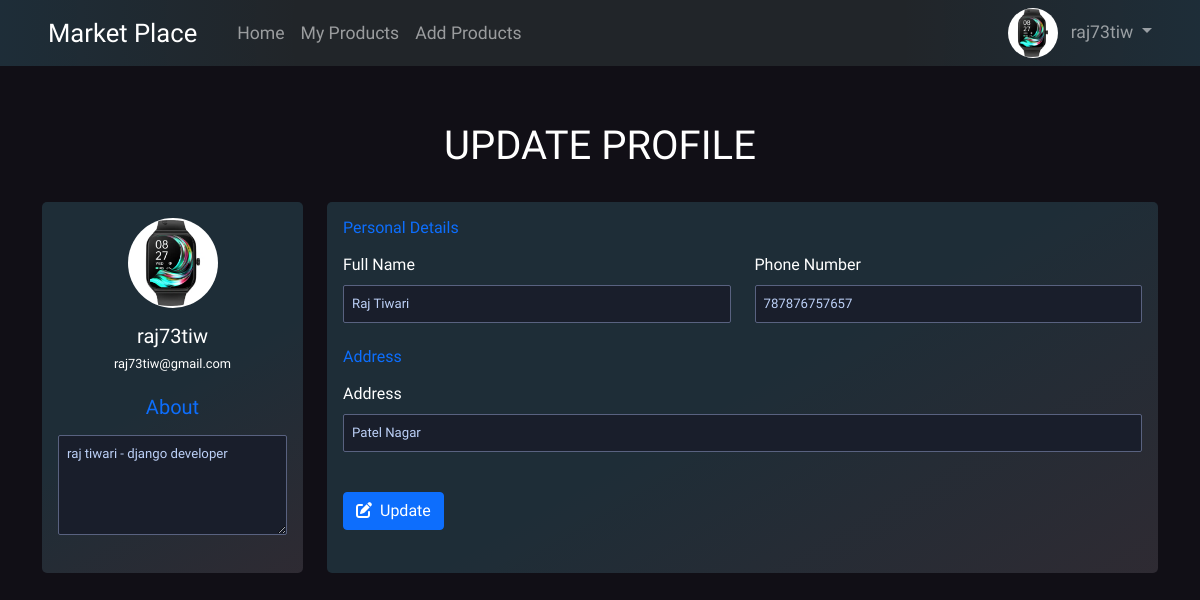
The app's page /user/update-profile/ (signed in) with its own data.
### user/models.py (models this page shows, shortened)
class UserProfile(models.Model):
    user=models.OneToOneField(User,on_delete=models.CASCADE)
    name=models.CharField(max_length=50,null=True)
    about=models.CharField(max_length=500,null=True)
    phone=models.IntegerField(null=True)
    address=models.CharField(max_length=100,null=True)
    profile_pic=models.ImageField(upload_to="user/profile-pic",default="user/profile-pic/defaultpic.png")

### user/views.py (the view)
# urls.py: path('update-profile/', views.update_profile, name='update-profile'),
@login_required
def update_profile(request):
    if request.user.userprofile and request.method == 'POST':
         form = forms.ProfileForm(request.POST, request.FILES, instance=request.user.userprofile)
         if form.is_valid():
            form.save()
            messages.success(request,'Profile Updated Successfully !')
            return redirect('user:profile')
         else:
            print(form.errors)
            messages.error(request,'Please Enter Correct Data !')
    else:
        form = forms.ProfileForm(instance=request.user.userprofile)
    context={'form':form }
    return render(request,'user/profile_form.html',context)

### user/forms.py
class ProfileForm(forms.ModelForm ):
    name = forms.CharField(widget=forms.TextInput(attrs={'placeholder': 'Enter Full Name'}))
    address = forms.CharField(widget=forms.TextInput(attrs={'placeholder': 'Enter Your Address'}))
    about = forms.CharField(widget=forms.Textarea(attrs={'placeholder': 'Enter Few Lines About Yourself'}))
    phone = forms.IntegerField(widget=forms.NumberInput)
    class Meta:
        model=models.UserProfile
        fields=['name','about','phone','address','profile_pic']

### user/templates/user/profile_form.html (shortened to what this page needs)
{% extends 'basicapp/base.html' %} {% load static %} {% block body %}
<link rel="stylesheet" type="text/css" href="{% static 'user/css/profile.css' %}" />
<div class="container py-4">
  <h1 class="h1 text-center" id="pageHeaderTitle">Update Profile</h1>
  <form method="post" enctype="multipart/form-data">
    <div class="row gutters">
      <div class="col-xl-3 col-lg-3 col-md-12 col-sm-12 col-12 mb-3">
        <div class="card h-100">
          <div class="card-body ">
            <div class="account-settings">
              <div class="user-profile">
                <div class="user-avatar">
                  <label style="cursor: pointer;">
                    <img src="{{user.userprofile.profile_pic.url}}" alt="profile pic" id="up-pic" />
                  </label>
                </div>
                <h5 class="user-name">{{user.username}}</h5>
                <h6 class="user-email">{{user.email}}</h6>
              </div>
              <div class="about">
                <h5 class="mb-2 text-primary">About</h5>
                <div class="form-group" style="padding: 0; margin:0">{{form.about}}</div>
              </div>
            </div>
          </div>
        </div>
      </div>
      <div class="col-xl-9 col-lg-9 col-md-12 col-sm-12 col-12 mb-3">
        <div class="card h-100">
          <div class="card-body">
            <div class="row gutters">
              <div class="col-xl-12 col-lg-12 col-md-12 col-sm-12 col-12">
                <h6 class="mb-3 text-primary">Personal Details</h6>
              </div>
              <div class="col-xl-6 col-lg-6 col-md-6 col-sm-6 col-12">
                <div class="form-group">
                  <label for="id_name">Full Name</label>
                  {{form.name}}
                </div>
              </div>
              <div class="col-xl-6 col-lg-6 col-md-6 col-sm-6 col-12">
                <div class="form-group">
                  <label for="id_phone">Phone Number</label>
                  {{form.phone}}
                </div>
              </div>
            </div>
            <div class="row gutters mt-4" >
              <div class="col-xl-12 col-lg-12 col-md-12 col-sm-12 col-12">
                <h6 class="mb-3 text-primary">Address</h6>
              </div>
              <div class="col-xl-12 col-lg-12 col-md-12 col-sm-12 col-12">
                <div class="form-group">
                  <label for="id_address">Address</label>
                  {{form.address}}
                </div>
              </div>
            </div>
            <div class="row gutters mt-4">
              <div class="col-xl-12 col-lg-12 col-md-12 col-sm-12 col-12">
                <div class="text-right">
                  <button type="submit" class="btn btn-primary mt-3" ><i class="fa-solid fa-pen-to-square me-2"></i>Update</button>
                </div>
              </div>
            </div>
          </div>
        </div>
      </div>
    </div>
  </form>
</div>
{% endblock %}

### basicapp/templates/basicapp/base.html (shortened to what this page needs)
{% load static %}
<!DOCTYPE html>
<html lang="en">
  <head>
    <link
      href="https://cdn.jsdelivr.net/npm/bootstrap@5.0.2/dist/css/bootstrap.min.css"
      rel="stylesheet"
 />
    <link rel="stylesheet" href="https://cdnjs.cloudflare.com/ajax/libs/font-awesome/6.5.1/css/all.min.css" />
    <link rel="stylesheet" type="text/css" href="{% static 'basicapp/css/index.css' %}" />
  </head>
  <body class="dark">
    <nav
      class="navbar navbar-expand-lg navbar-dark bg-dark"
      style="background-image: radial-gradient( circle,   transparent 50% ,rgba(0, 118, 189, 0.1));">
      <div class="container-fluid" style="font-size: 110%; padding-right:4%; padding-left:4%">
        <a class="navbar-brand" href="{% url 'basicapp:index' %}" style="font-size: 1.6rem">Market Place</a>
        <div class="collapse navbar-collapse ms-3" id="navbarSupportedContent">
          <ul class="navbar-nav me-auto mb-2 mb-lg-0">
            <li class="nav-item ">
              <a class="nav-link "  href="{% url 'basicapp:index' %}">Home</a>
            </li>
            {% if user.is_authenticated %}
            <li class="nav-item">
              <a class="nav-link" href="{% url 'basicapp:myprods' %}">My Products</a>
            </li>
            <li class="nav-item">
              <a class="nav-link" href="{% url 'basicapp:add-prod' %}">Add Products</a>
            </li>
            {% endif %}
          </ul>
          {% if user.is_authenticated %}
          <ul class="navbar-nav ms-auto mb-2 mb-lg-0 profile-menu">
            <li class="nav-item dropdown">
              <a class="nav-link dropdown-toggle " href="#" id="navbarDropdown" role="button" data-bs-toggle="dropdown" aria-expanded="false" style="padding:0">
                <div class="profile-pic me-2">
                  <img  src="{{ user.userprofile.profile_pic.url }}" alt="Profile Picture" />
                </div>
                {{user.username}}
              </a>
            </li>
          </ul>
          {% endif %}
        </div>
      </div>
    </nav>
     {% block body %} {% endblock %}
  </body>
</html>

### basicapp/static/basicapp/css/index.css (style rules this page uses)
body { font-family: "Baloo 2", cursive; font-size: 16px; color: #fff; text-rendering: optimizeLegibility; font-weight: initial; }
.dark { background: #110f16; }
a, a:hover { text-decoration: none; transition: color 0.3s ease-in-out; }
#pageHeaderTitle { margin: 2rem 0; text-transform: uppercase; text-align: center; font-size: 2.5rem; }
.profile-pic { display: inline-block; vertical-align: middle; width: 50px; height: 50px; overflow: hidden; border-radius: 50%; }
.profile-pic img { width: 100%; height: 100%; object-fit: cover; }

### user/static/user/css/profile.css (style rules this page uses)
.account-settings .user-profile { margin: 0 0 1rem 0; padding-bottom: 0.5rem; text-align: center; }
.account-settings .user-profile .user-avatar { margin: 0 0 1rem 0; }
.account-settings .user-profile .user-avatar img { width: 90px; height: 90px; -webkit-border-radius: 100px; -moz-border-radius: 100px; border-radius: 100px; }
.account-settings .user-profile h5.user-name { margin: 0 0 0.5rem 0; }
.account-settings .user-profile h6.user-email { margin: 0; font-size: 0.8rem; font-weight: 400; }
.account-settings .about { margin: 1rem 0 0 0; font-size: 0.8rem; text-align: center; }
.card { background: #1E2D37; -webkit-border-radius: 5px; -moz-border-radius: 5px; border-radius: 5px; border: 0; margin-bottom: 1rem; background-image: linear-gradient(-30deg, rgba(189, 21, 11, 0.1), transparent 50%); }
.form-group input { border: 1px solid #596280; width:100%; padding:0.5rem; margin-top: 8px; border-radius: 2px; font-size: 0.825rem; background: #191e2b; color: #bcd0f7; }
.form-group textarea { border: 1px solid #596280; width:100%; height: 100px; padding:0.5rem; margin-top: 8px; border-radius: 2px; font-size: 0.825rem; background: #191e2b; color: #bcd0f7; }

### records on screen
UserProfile: about "raj tiwari - django developer", name "Raj Tiwari", phone "787876757657", address "Patel Nagar"

### other values on screen
{{ user.username }} "raj73tiw"
{{ user.email }} "raj73tiw@gmail.com"
